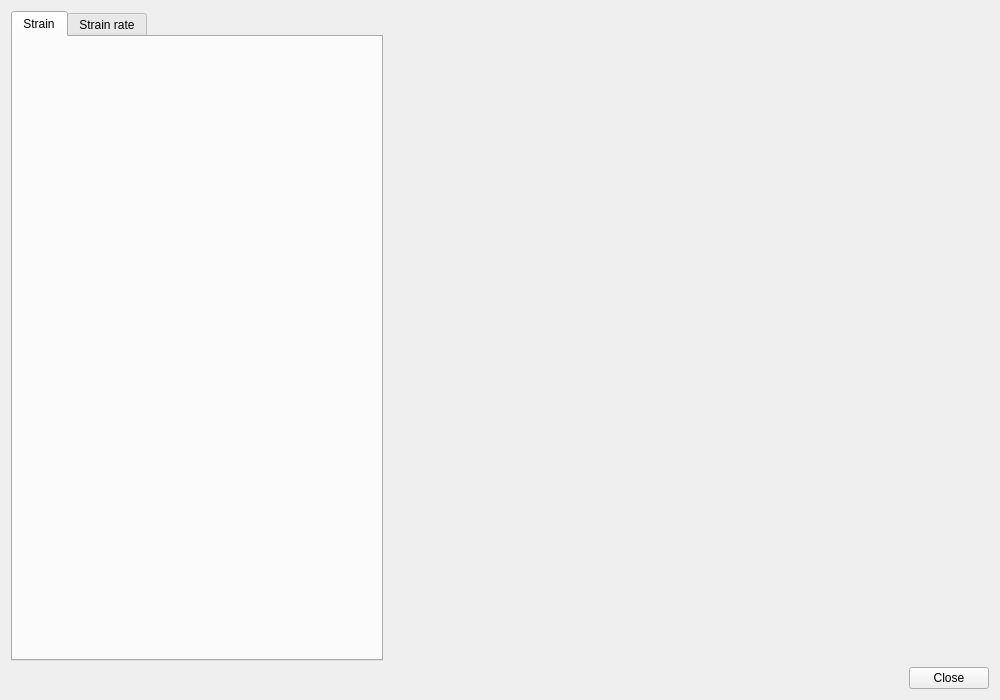
<?xml version="1.0" encoding="UTF-8"?>
<ui version="4.0">
 <class>WidgetStrainStatistics</class>
 <widget class="QWidget" name="WidgetStrainStatistics">
  <property name="geometry">
   <rect>
    <x>0</x>
    <y>0</y>
    <width>1000</width>
    <height>700</height>
   </rect>
  </property>
  <property name="windowTitle">
   <string>Form</string>
  </property>
  <layout class="QVBoxLayout" name="verticalLayout_3">
   <item>
    <layout class="QHBoxLayout" name="horizontalLayout">
     <item>
      <widget class="QTabWidget" name="tabWidget">
       <property name="currentIndex">
        <number>0</number>
       </property>
       <widget class="QWidget" name="tabStrain">
        <attribute name="title">
         <string>Strain</string>
        </attribute>
        <layout class="QVBoxLayout" name="verticalLayout">
         <item>
          <widget class="WidgetPlot" name="mainStrainPlot" native="true"/>
         </item>
         <item>
          <widget class="WidgetPlot" name="strainPerPointsPlot" native="true"/>
         </item>
         <item>
          <widget class="WidgetSpectrogram" name="spectrogramPlot" native="true"/>
         </item>
        </layout>
       </widget>
       <widget class="QWidget" name="tabStrainRate">
        <attribute name="title">
         <string>Strain rate</string>
        </attribute>
        <layout class="QVBoxLayout" name="verticalLayout_2">
         <item>
          <widget class="WidgetPlot" name="mainStrainRatePlot" native="true"/>
         </item>
         <item>
          <widget class="WidgetPlot" name="strainRatePerPointsPlot" native="true"/>
         </item>
         <item>
          <widget class="WidgetSpectrogram" name="spectrogramRatePlot" native="true"/>
         </item>
        </layout>
       </widget>
      </widget>
     </item>
     <item>
      <widget class="WidgetStrainVideo" name="strainVideoWidget" native="true">
       <property name="minimumSize">
        <size>
         <width>600</width>
         <height>0</height>
        </size>
       </property>
      </widget>
     </item>
    </layout>
   </item>
   <item>
    <widget class="QDialogButtonBox" name="buttonBox">
     <property name="standardButtons">
      <set>QDialogButtonBox::Close</set>
     </property>
    </widget>
   </item>
  </layout>
 </widget>
 <customwidgets>
  <customwidget>
   <class>WidgetPlot</class>
   <extends>QWidget</extends>
   <header>ui/widgetplot.h</header>
   <container>1</container>
   <slots>
    <slot>setIndex(int)</slot>
   </slots>
  </customwidget>
  <customwidget>
   <class>WidgetSpectrogram</class>
   <extends>QWidget</extends>
   <header>ui/widgetspectrogram.h</header>
   <container>1</container>
   <slots>
    <slot>setIndex(int)</slot>
   </slots>
  </customwidget>
  <customwidget>
   <class>WidgetStrainVideo</class>
   <extends>QWidget</extends>
   <header>ui/widgetstrainvideo.h</header>
   <container>1</container>
   <slots>
    <signal>displayIndexChanged(int)</signal>
   </slots>
  </customwidget>
 </customwidgets>
 <resources/>
 <connections>
  <connection>
   <sender>strainVideoWidget</sender>
   <signal>displayIndexChanged(int)</signal>
   <receiver>mainStrainPlot</receiver>
   <slot>setIndex(int)</slot>
   <hints>
    <hint type="sourcelabel">
     <x>690</x>
     <y>349</y>
    </hint>
    <hint type="destinationlabel">
     <x>196</x>
     <y>152</y>
    </hint>
   </hints>
  </connection>
  <connection>
   <sender>strainVideoWidget</sender>
   <signal>displayIndexChanged(int)</signal>
   <receiver>mainStrainRatePlot</receiver>
   <slot>setIndex(int)</slot>
   <hints>
    <hint type="sourcelabel">
     <x>690</x>
     <y>349</y>
    </hint>
    <hint type="destinationlabel">
     <x>60</x>
     <y>49</y>
    </hint>
   </hints>
  </connection>
  <connection>
   <sender>strainVideoWidget</sender>
   <signal>displayIndexChanged(int)</signal>
   <receiver>spectrogramPlot</receiver>
   <slot>setIndex(int)</slot>
   <hints>
    <hint type="sourcelabel">
     <x>690</x>
     <y>349</y>
    </hint>
    <hint type="destinationlabel">
     <x>196</x>
     <y>576</y>
    </hint>
   </hints>
  </connection>
  <connection>
   <sender>strainVideoWidget</sender>
   <signal>displayIndexChanged(int)</signal>
   <receiver>spectrogramRatePlot</receiver>
   <slot>setIndex(int)</slot>
   <hints>
    <hint type="sourcelabel">
     <x>690</x>
     <y>349</y>
    </hint>
    <hint type="destinationlabel">
     <x>60</x>
     <y>61</y>
    </hint>
   </hints>
  </connection>
  <connection>
   <sender>strainVideoWidget</sender>
   <signal>displayIndexChanged(int)</signal>
   <receiver>strainPerPointsPlot</receiver>
   <slot>setIndex(int)</slot>
   <hints>
    <hint type="sourcelabel">
     <x>690</x>
     <y>349</y>
    </hint>
    <hint type="destinationlabel">
     <x>196</x>
     <y>364</y>
    </hint>
   </hints>
  </connection>
  <connection>
   <sender>strainVideoWidget</sender>
   <signal>displayIndexChanged(int)</signal>
   <receiver>strainRatePerPointsPlot</receiver>
   <slot>setIndex(int)</slot>
   <hints>
    <hint type="sourcelabel">
     <x>690</x>
     <y>349</y>
    </hint>
    <hint type="destinationlabel">
     <x>60</x>
     <y>55</y>
    </hint>
   </hints>
  </connection>
 </connections>
</ui>
